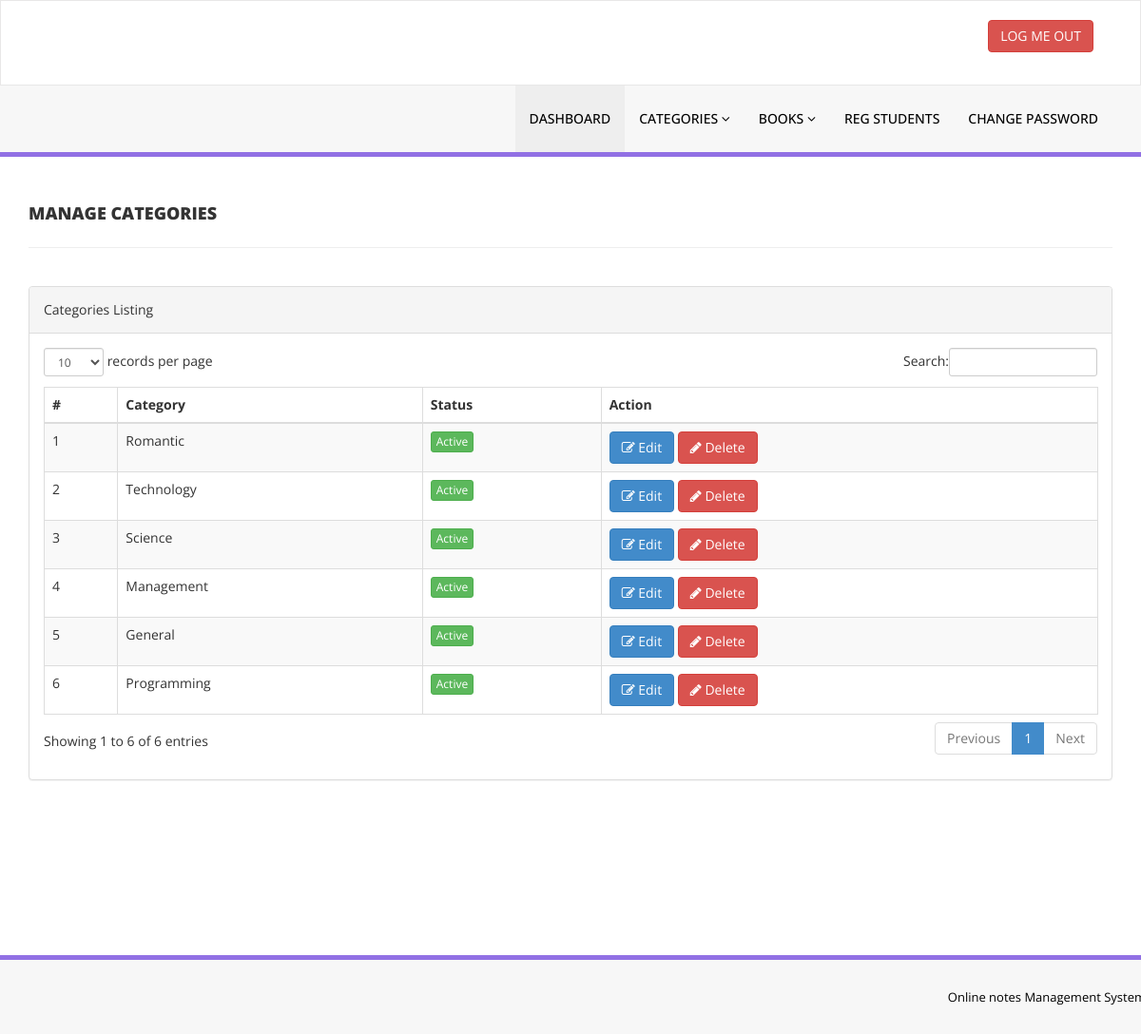
The page /admin/manage-categories.php (signed in) on the database as committed earlier.
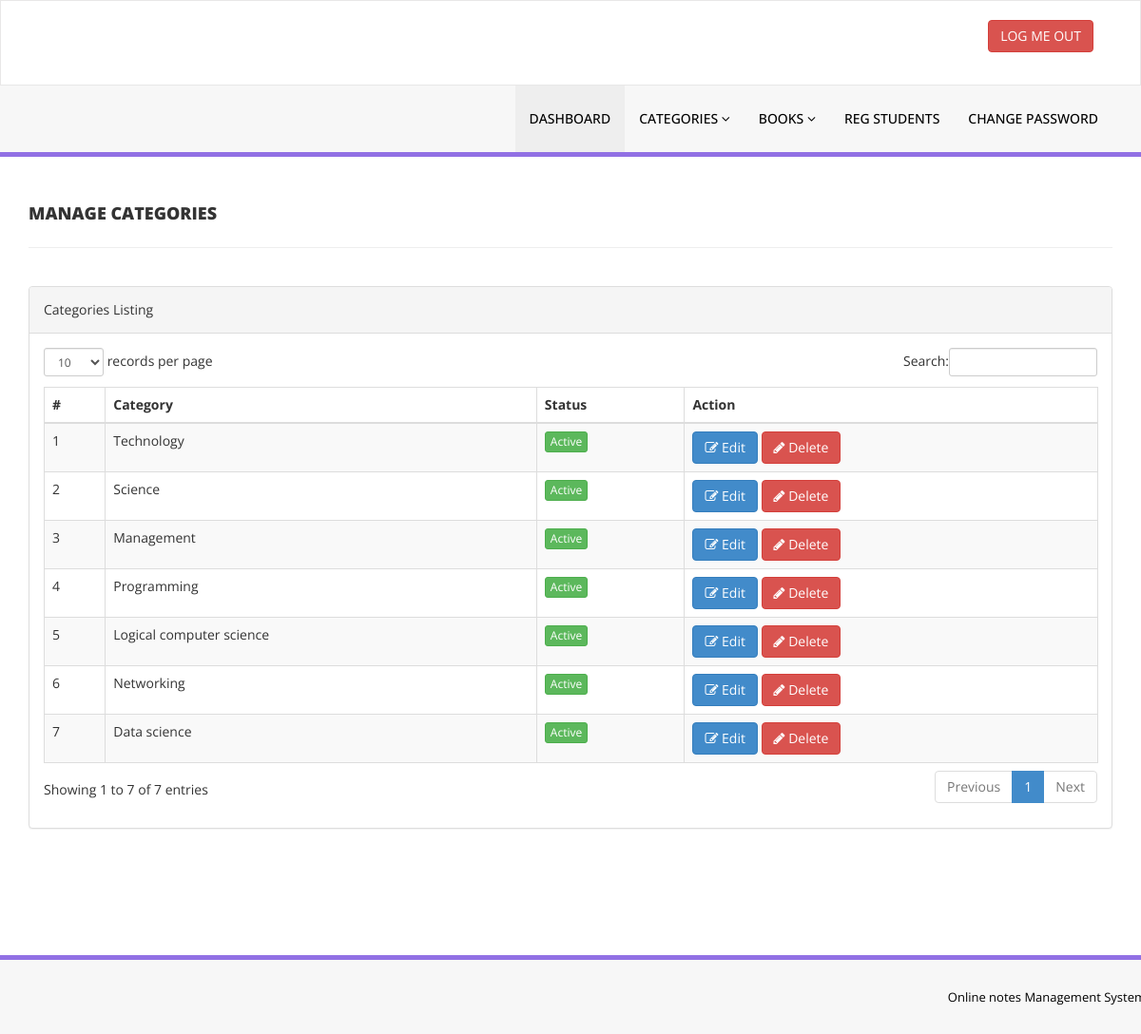
The same page on the database as committed later.
### tables this page shows
CREATE TABLE `tblcategory` (
  `id` int(11) NOT NULL,
  `CategoryName` varchar(150) DEFAULT NULL,
  `Status` int(1) DEFAULT NULL
);

### admin/manage-categories.php (the view, shortened to what this page needs)
<?php
include('includes/config.php');
if(strlen($_SESSION['alogin'])==0)
    {
header('location:index.php');
}
else{
    ?>
<!DOCTYPE html>
<html xmlns="http://www.w3.org/1999/xhtml">
<head>
    <link href="assets/css/bootstrap.css" rel="stylesheet" />
    <link href="assets/css/font-awesome.css" rel="stylesheet" />
    <link href="assets/js/dataTables/dataTables.bootstrap.css" rel="stylesheet" />
    <link href="assets/css/style.css" rel="stylesheet" />
</head>
<body>
<?php include('includes/header.php');?>
    <div class="content-wrapper">
         <div class="container">
        <div class="row pad-botm">
            <div class="col-md-12">
                <h4 class="header-line">Manage Categories</h4>
    </div>
     <div class="row">
</div>
        </div>
            <div class="row">
                <div class="col-md-12">
                    <div class="panel panel-default">
                        <div class="panel-heading">
                           Categories Listing
                        </div>
                        <div class="panel-body">
                            <div class="table-responsive">
                                <table class="table table-striped table-bordered table-hover" id="dataTables-example">
                                    <thead>
                                        <tr>
                                            <th>#</th>
                                            <th>Category</th>
                                            <th>Status</th>
                                            <th>Action</th>
                                        </tr>
                                    </thead>
                                    <tbody>
<?php $sql = "SELECT * from  tblcategory";
$query = $dbh -> prepare($sql);
$query->execute();
$results=$query->fetchAll(PDO::FETCH_OBJ);
$cnt=1;
if($query->rowCount() > 0)
{
foreach($results as $result)
{               ?>
                                        <tr class="odd gradeX">
                                            <td class="center"><?php echo htmlentities($cnt);?></td>
                                            <td class="center"><?php echo htmlentities($result->CategoryName);?></td>
                                            <td class="center"><?php if($result->Status==1) {?>
                                            <a href="#" class="btn btn-success btn-xs">Active</a>
                                            <?php } else {?>
                                            <a href="#" class="btn btn-danger btn-xs">Inactive</a>
                                            <?php } ?></td>
                                            <td class="center">
                                                <a href="edit-category.php?catid=<?php echo htmlentities($result->id);?>">
                                                    <button class="btn btn-primary"><i class="fa fa-edit "></i> Edit</button>
                                                </a>
                                                <a href="manage-categories.php?del=<?php echo htmlentities($result->id);?>" onclick="return confirm('Are you sure you want to delete?');">
                                                    <button class="btn btn-danger"><i class="fa fa-pencil"></i> Delete</button>
                                                </a>
                                            </td>
                                        </tr>
 <?php $cnt=$cnt+1;}} ?>
                                    </tbody>
                                </table>
                            </div>
                        </div>
                    </div>
                </div>
            </div>
    </div>
    </div>
  <?php include('includes/footer.php');?>
</body>
</html>
<?php } ?>

### admin/includes/header.php (shortened to what this page needs)
<div class="navbar navbar-inverse set-radius-zero" >
        <div class="container">
            <div class="navbar-header">
                <a class="navbar-brand">
                </a>
            </div>
            <div class="right-div">
                <a href="logout.php" class="btn btn-danger pull-right">LOG ME OUT</a>
            </div>
        </div>
    </div>
    <section class="menu-section">
        <div class="container">
            <div class="row ">
                <div class="col-md-12">
                    <div class="navbar-collapse collapse ">
                        <ul id="menu-top" class="nav navbar-nav navbar-right">
                            <li><a href="dashboard.php" class="menu-top-active">DASHBOARD</a></li>
                            <li>
                                <a href="#" class="dropdown-toggle" id="ddlmenuItem" data-toggle="dropdown"> Categories <i class="fa fa-angle-down"></i></a>
                            </li>
 <li>
                                <a href="#" class="dropdown-toggle" id="ddlmenuItem" data-toggle="dropdown"> Books <i class="fa fa-angle-down"></i></a>
                            </li>
                             <li><a href="reg-students.php">Reg Students</a></li>
  <li><a href="change-password.php">Change Password</a></li>
                        </ul>
                    </div>
                </div>
            </div>
        </div>
    </section>

### admin/includes/footer.php
<section class="footer-section">
     <div class="container">
         <div class="row">
             <div class="col-md-12">
              Online notes Management System
             </div>
         </div>
     </div>
 </section>

### admin/assets/css/style.css (style rules this page uses)
body { font-family: 'Open Sans', sans-serif; line-height:28px; }
.set-radius-zero { border-radius:0px; -moz-border-radius:0px; -webkit-border-radius:0px; }
.content-wrapper { margin-top: 40px; min-height:800px; padding-bottom:90px; }
.header-line { font-weight:900; padding-bottom:25px; border-bottom:1px solid #eeeeee; text-transform:uppercase; }
.pad-botm { padding-bottom:30px; }
.right-div { float: right; padding: 20px; }
#menu-top a { color:#000; text-decoration:none; font-weight:500; padding: 25px 15px 25px 15px; text-transform:uppercase; }
.menu-section { background-color: #f7f7f7; border-bottom:5px solid #9170E4; width:100% }
.menu-top-active { background-color:#eeeeee; }
.navbar-inverse { background-color: #FFF; border-color: rgba(155, 153, 153, 0.23); }
.navbar { min-height: 90px; margin-bottom: 0px; }
.footer-section { padding:25px 50px 25px 50px; color:#000; font-size:13px; background-color: #f7f7f7; text-align:right; border-top:5px solid #9170E4; }

Rows that differ between the two databases and show on the page:
removed tblcategory: CategoryName "Romantic", Status "Active"
removed tblcategory: CategoryName "General", Status "Active"
added tblcategory: CategoryName "Logical computer science", Status "Active"
added tblcategory: CategoryName "Networking", Status "Active"
added tblcategory: CategoryName "Data science", Status "Active"
Other text that changed with them:
text written by a page script: "records per page Search: Showing 1 to 6 of 6 entries Previous 1 Next" → "records per page Search: Showing 1 to 7 of 7 entries Previous 1 Next"
